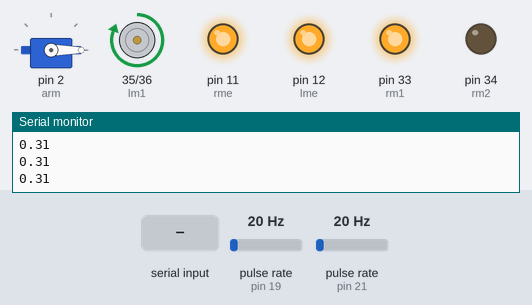
Recording of a sketch running on a simulated Arduino Mega 2560, built with avr-gcc and run on an emulated ATmega2560. Shown: servo, motor-driver pin pairs drawn as motors (green arrow = first pin HIGH = forward, orange = second pin HIGH = backward, longer = more drive), output pins drawn as LEDs (lit = HIGH), the last lines printed to the serial monitor. Wiring (inferred from the names in the program): 2 × pulse sensor: data pin 19 / data pin 21. The inputs (shaded band) are chosen by the test bench; at power-on: pulse rate (sensors on pin 19, pin 21) 20 Hz.

Above: at 1.2 s.
1.3 s: "90,45,200,10\n" received over Serial
At 1.9 s:
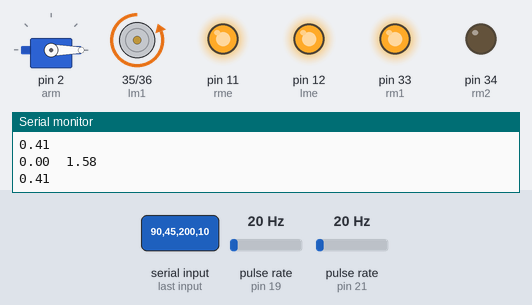
2.9 s: byte 50 ('2') received over Serial
At 3.8 s:
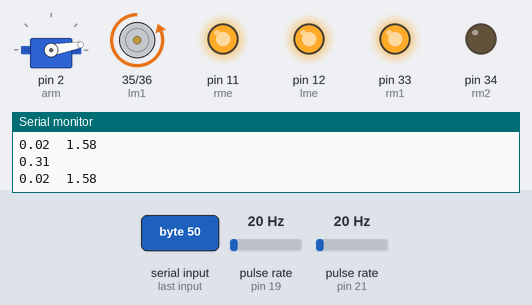
4.4 s: "2\n" received over Serial
At 5.0 s:
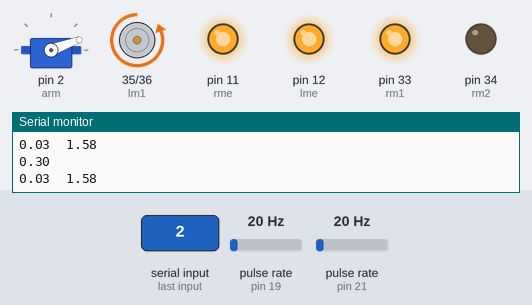
5.9 s: "0\n" received over Serial
At 6.3 s:
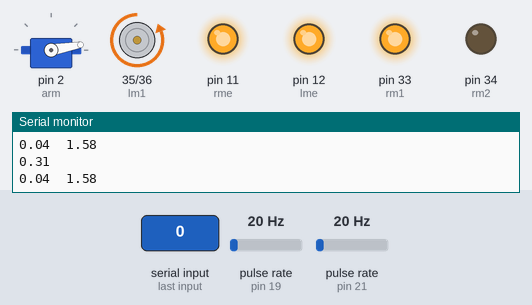
Timing chart, 0 to 8.4 s (numbered marks = the images above; inputs shaded):
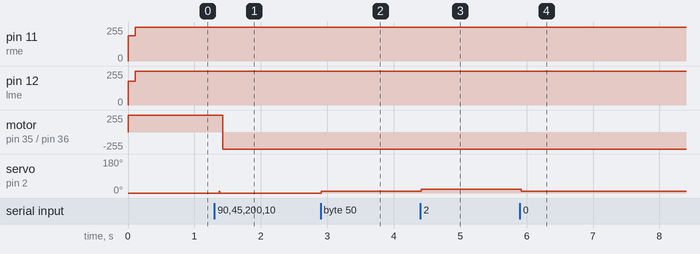

Measured:
- after the input at 1.3 s, motor on pin 35 (lm1) / pin 36 (lm2): forward 255/255 → backward 255/255 after 0.13 s; servo on pin 2 (arm): 0° → 10° after 0.07 s, → 0° 0.01 s later
- after the input at 2.9 s, servo on pin 2 (arm): 0° → 10° at once
- after the input at 4.4 s, servo on pin 2 (arm): 10° → 20° at once
- after the input at 5.9 s, servo on pin 2 (arm): 20° → 10° at once

The sketch:

beebots.ino
```cpp
#include <PID_v1.h>
#include <Arduino.h>
#include <Servo.h>

#define RADIUS 0.036
#define LENGTH 0.325
#define UINT_MAX 4294967295
#define TICKS_PER_REV 3690.0
#define ENCODER_LEFT_PIN 19
#define ENCODER_RIGHT_PIN 21
#define POSITION_COMPUTE_INTERVAL 150
#define SEND_INTERVAL 100
#define TARGET_RPM 150

bool set_;
int rm1 = 33, rm2 = 34, rme = 11, lm1 = 35, lm2 = 36, lme = 12;
int renc = 21, lenc = 19;
double set = 100, lrpm, rrpm;
int lpos, rpos;
double pidRightCorrection, pidLeftCorrection;
volatile unsigned int leftTicks, rightTicks;
double prevX = 0, prevY = 0;
volatile int inChar = 4;
unsigned long prevPositionComputeTime = 0, prevSendTime = 0;
int start = 0;

/*Position control*/
float posX = 0, posY = 0, orientation = 0;
float targetPosX = 0, targetPosY = 0, targetOrientation = 0, finalOrientation = 0;
float currentDistance = 0, targetDistance = 0;

Servo arm;

enum State
{
	IDLE,
	TURNING_TO_FACE_TARGET,
	MOVING_TOWARDS_TARGET
} currentState = IDLE;

/*Control Parameters */
float Kpl = 1, Kil = 9, Kdl = 0.01; ///left
float Kpr = 1, Kir = 8, Kdr = 0.01; //right
float p_el = 0, p_er = 0;
float sm_el = 0, sm_er = 0;
int out_max = 255, out_min = 0;

PID pidRight(&rrpm, &pidRightCorrection, &set, Kpr, Kir, Kdr, DIRECT);
PID pidLeft(&lrpm, &pidLeftCorrection, &set, Kpl, Kil, Kdl, DIRECT);

void pulseLeft() { leftTicks++; }
void pulseRight() { rightTicks++; }

char states[][10] {
	"IDLE",
	"TURNING",
	"MOVING"
};

void configureSET() {
	Serial.println("Enter SET: ");
	while(!Serial.available());
	set = Serial.readString().toFloat();
}

void configureRightPID() {
	Serial.println("Enter KPR: ");
	while(!Serial.available());
	Kpr = Serial.readString().toFloat();

	Serial.println("Enter KDR: ");
	while(!Serial.available());
	Kdr = Serial.readString().toFloat();

	Serial.println("Enter KIR: ");
	while(!Serial.available());
	Kir = Serial.readString().toFloat();

	Serial.print("Setting values: ");
	Serial.print(Kpr);
	Serial.print(", ");
	Serial.print(Kdr);
	Serial.print(", ");
	Serial.print(Kir);
	Serial.print("\n");

	pidRight.SetTunings(Kpr, Kdr, Kir);
}

void configureLeftPID() {
	Serial.println("Enter KPL: ");
	while(!Serial.available());
	Kpl = Serial.readString().toFloat();

	Serial.println("Enter KDL: ");
	while(!Serial.available());
	Kdl = Serial.readString().toFloat();

	Serial.println("Enter KIL: ");
	while(!Serial.available());
	Kil = Serial.readString().toFloat();

	Serial.print("Setting values: ");
	Serial.print(Kpl);
	Serial.print(", ");
	Serial.print(Kdl);
	Serial.print(", ");
	Serial.print(Kil);
	Serial.print("\n");

	pidLeft.SetTunings(Kpl, Kdl, Kil);
}

void setup()
{

	Serial.begin(9600);
	float flusher = 3.14;
	pinMode(rm1, OUTPUT);
	pinMode(rm2, OUTPUT);
	pinMode(rme, OUTPUT);
	pinMode(lm1, OUTPUT);
	pinMode(lm2, OUTPUT);
	pinMode(lme, OUTPUT);
	pinMode(ENCODER_RIGHT_PIN, INPUT);
	pinMode(ENCODER_LEFT_PIN, INPUT);
	attachInterrupt(digitalPinToInterrupt(ENCODER_RIGHT_PIN), pulseRight, RISING);
	attachInterrupt(digitalPinToInterrupt(ENCODER_LEFT_PIN), pulseLeft, RISING);

	// configureRightPID();

	pidRight.SetMode(AUTOMATIC);
	pidLeft.SetMode(AUTOMATIC);

	arm.attach(2);
	arm.write(0);

	forward();
}

void forward()
{
	lpos = rpos = 1;
	digitalWrite(lm1, HIGH);
	digitalWrite(lm2, LOW);
	digitalWrite(rm1, HIGH);
	digitalWrite(rm2, LOW);
}

void reverse()
{
	lpos = rpos = -1;
	digitalWrite(lm2, HIGH);
	digitalWrite(lm1, LOW);
	digitalWrite(rm2, HIGH);
	digitalWrite(rm1, LOW);
}

void leftturn()
{
	lpos = -1;
	rpos = 1;
	digitalWrite(lm2, HIGH);
	digitalWrite(lm1, LOW);
	digitalWrite(rm1, HIGH);
	digitalWrite(rm2, LOW);
}

void rightturn()
{
	rpos = -1;
	lpos = 1;
	digitalWrite(lm1, HIGH);
	digitalWrite(lm2, LOW);
	digitalWrite(rm2, HIGH);
	digitalWrite(rm1, LOW);
}

void brake()
{
	lpos = rpos = 0;
	digitalWrite(lm1, HIGH);
	digitalWrite(lm2, HIGH);
	digitalWrite(rm2, HIGH);
	digitalWrite(rm1, HIGH);
}

unsigned long getElapsedTime(unsigned long prevTime)
{
	unsigned long currentTime = micros();
	if (currentTime < prevTime)
		return UINT_MAX - prevTime + currentTime;
	return currentTime - prevTime;
}

void updatePosition()
{
	float wheelRadius = RADIUS;
	float axleLength = LENGTH;

	static float prevTime = micros();
	float deltaTime = (micros() - prevTime) / 1000000.0f;
	float rpm = (lrpm + rrpm) / 2;

	float distanceTravelled = (lpos + rpos) / 2 * deltaTime * rpm * wheelRadius * 2 * PI;
	float angleTurned = (rpos - lpos) / 2 * deltaTime * rpm * 2 * PI / 60;
	float angle = angleTurned * wheelRadius * 2 / axleLength;
	currentDistance += distanceTravelled;

	orientation += angle;
	if (orientation > 2 * PI)
		orientation -= 2 * PI;
	else if (orientation < 0)
		orientation += 2 * PI;
	posX += cos(orientation) * distanceTravelled;
	posY += sin(orientation) * distanceTravelled;

	prevTime = micros();
}

void printPosition()
{
	Serial.print(states[currentState]);
	Serial.print(":\t");
	Serial.print(posX);
	Serial.print("\t");
	Serial.print(posY);
	Serial.print("\t");
	Serial.println(orientation * 180 / PI);
}

void findAngle()
{
	targetOrientation = atan((targetPosY - posY) / (targetPosX - posX));

	if ((targetPosY - posY) == 0) //X-Axis
	{
		if (targetPosX - posX > 0)
			targetOrientation = 0;
		else
			targetOrientation = PI;
	}
	else if ((targetPosX - posX) == 0) //Y-Axis
	{
		if (targetPosY - posY > 0)
			targetOrientation = PI/2;
		else
			targetOrientation = 0.75 * PI;
	}
	else if (((targetPosY - posY) > 0) && ((targetPosX - posX) > 0)) // 1st QUADRANT
		targetOrientation = targetOrientation;
	else if (((targetPosY - posY) > 0) && ((targetPosX - posX) < 0)) // 2nd QUADRANT
		targetOrientation += PI;
	else if (((targetPosY - posY) < 0) && ((targetPosX - posX) < 0)) // 3rd QUADRANT
		targetOrientation += PI;
	else if (((targetPosY - posY) < 0) && ((targetPosX - posX) > 0)) // 4th QUADRANT
		targetOrientation += 2 * PI;

	if (targetOrientation > 2 * PI)
		targetOrientation -= 2 * PI;

	if (targetOrientation < 0)
		targetOrientation += 2 * PI;
}

void setTarget(float x, float y, float o)
{
	targetPosX = x;
	targetPosY = y;
	finalOrientation = o;
	findAngle();
	targetDistance = distanceToTarget();
	currentDistance = 0;

	currentState = TURNING_TO_FACE_TARGET;
}

void computeRPM()
{
	static unsigned long prevTime = millis();
	float elapsedTime = (millis() - prevTime) / 1000.0f;
	if (elapsedTime > 0)
	{
		lrpm = leftTicks * 60.0f / (TICKS_PER_REV * elapsedTime);
		rrpm = rightTicks * 60.0f / (TICKS_PER_REV * elapsedTime);
	}

	prevTime = millis();
	leftTicks = 0;
	rightTicks = 0;
}

float distanceToTarget() {
	return sqrt(square(posY - targetPosY) - square(posX - targetPosX));
}

void loop()
{
	pidRight.Compute();
	pidLeft.Compute();

	pidRightCorrection = round(pidRightCorrection);
	pidLeftCorrection = round(pidLeftCorrection);

	analogWrite(lme, pidRightCorrection);
	analogWrite(rme, pidLeftCorrection);

	if (millis() - prevPositionComputeTime > POSITION_COMPUTE_INTERVAL)
	{
		computeRPM();
		prevPositionComputeTime = millis();
	}

	updatePosition();
	//printPosition();


	switch (currentState)
	{
	case TURNING_TO_FACE_TARGET:

		Serial.print(orientation);
		Serial.print("\t");
		Serial.println(targetOrientation);

		if (abs(orientation - targetOrientation) > 0.1)
		{
			leftturn();
		}
		else {
			brake();
			currentState = MOVING_TOWARDS_TARGET;
		}
		break;
	case MOVING_TOWARDS_TARGET:
		if (currentDistance < targetDistance) {
			forward();
		}
		else {
			brake();
			currentState = IDLE;
		}
		break;
	}

	static int angle = 0;

	if (Serial.available()) {
		char c = Serial.read();
		switch(c) {
			case '1':
				setTarget(0, 10, PI/2);
			break;
			case '0':
				angle = max(angle-10, 0);
				arm.write(angle);
			break;
			case '2':
				angle = min(angle+10, 180);
				arm.write(angle);
			break;
		}
	}

	// Serial.print("lrpm: ");
	// Serial.print(lrpm);
	// Serial.print("\t\t");
	// Serial.print("rrpm: ");
	// Serial.print(rrpm);

	// Serial.print("\t");
	// Serial.print(leftTicks);
	// Serial.print("\t");
	// Serial.println(pidRightCorrection);
	// Serial.println(angle);

	//Serial.print(states[currentState]);
	//Serial.print("\t");
	//Serial.print(orientation);
	//Serial.print("/");
	//Serial.print(targetOrientation);
	//Serial.print("\t");
	//Serial.print(currentDistance);
	//Serial.print("/");
	//Serial.print(targetDistance);
	//Serial.print("\n");
	Serial.println((lrpm + rrpm)/2);

	delay(10);
}
```

Motor.cpp
```cpp
#include "Motor.h"
#include <Arduino.h>


Motor::Motor(void(*fun)(),void(*fun2)())
{
    pinMode(leftFront, OUTPUT);
    pinMode(leftBack, OUTPUT);
    pinMode(leftSpeed, OUTPUT);

    pinMode(rightFront, OUTPUT);
    pinMode(rightBack, OUTPUT);
    pinMode(rightSpeed, OUTPUT);

    pinMode(leftencoder,INPUT);
    pinMode(rightencoder,INPUT);

    attachinterrupt(fun,fun2);
}

void Motor::attachinterrupt(void(*fun)(),void(*fun2)())
{
    attachInterrupt(digitalPinToInterrupt(leftencoder), fun, RISING);
	attachInterrupt(digitalPinToInterrupt(rightencoder), fun2, RISING);
}

void Motor::reverse()
{
    lpos = rpos = BACK;
	digitalWrite(leftBack, HIGH);
	digitalWrite(leftFront, LOW);
	digitalWrite(rightBack, HIGH);
	digitalWrite(rightFront, LOW);

}

void Motor::forward()
{
	lpos = rpos = FRONT;
	digitalWrite(leftFront, HIGH);
	digitalWrite(leftBack, LOW);
	digitalWrite(rightFront, HIGH);
	digitalWrite(rightBack, LOW);
}

void Motor::leftturn()
{
    lpos=BACK;
    rpos=FRONT;
    digitalWrite(leftBack,HIGH);
    digitalWrite(leftFront,LOW);
    digitalWrite(rightFront,HIGH);
    digitalWrite(rightBack,LOW);
}

void Motor::rightturn()
{
    lpos=FRONT;
    rpos=BACK;
    digitalWrite(leftFront,HIGH);
    digitalWrite(leftBack,LOW);
    digitalWrite(rightBack,HIGH);
    digitalWrite(rightFront,LOW);
}

void Motor::brake()
{
    lpos=STOP;
    rpos=STOP;
    digitalWrite(leftFront,HIGH);
    digitalWrite(leftBack,HIGH);
    digitalWrite(rightBack,HIGH);
    digitalWrite(rightFront,HIGH);

}

void Motor::incrementleftticks()
{
    leftTicks++;
}

void Motor::incrementrightticks()
{
    righTicks++;
}

void Motor::setleftspeed(int left)
{
    analogWrite(leftSpeed,left);
}

void Motor::setrightspeed(int right)
{
    analogWrite(rightSpeed,right);
}

void Motor::computeRPM()
{
    static unsigned long prevTime = millis();
    float elapsedTime = (millis() - prevTime) / 1000.0f;
    if (elapsedTime>0)
    {
        lrpm = leftTicks * 60.0f / (TICKS_PER_REV * elapsedTime);
        rrpm = righTicks * 60.0f / (TICKS_PER_REV * elapsedTime);

    }

    prevTime = millis();
    leftTicks = 0;
    righTicks = 0;
}
```

Motor.h
```cpp
#ifndef MOTOR_DRIVER_INTERFACE_H
#define MOTOR_DRIVER_INTERFACE_H

#include <stdint.h>

//change A with B to swap left and right motors
#define LEFTMOTOR_B

class Motor {
    //pin definitions
    typedef int pin;

    //const pin STBY = 13;
    const pin PWMA = 11;
    const pin AIN2 = 34;
    const pin AIN1 = 33;
    const pin BIN1 = 35;
    const pin BIN2 = 36;
    const pin PWMB = 12;
    const pin RENC = 18;
    const pin LENC = 19;


    const float TICKS_PER_REV = 3690.0;

    //bool enabled;

#ifdef LEFTMOTOR_A
    const pin &leftFront = AIN1;
    const pin &rightFront = BIN1;

    const pin &leftBack = AIN2;
    const pin &rightBack = BIN2;

    const pin &leftSpeed = PWMA;
    const pin &rightSpeed = PWMB;
    const pin &leftencoder = LENC;
    const pin &rightencoder = RENC;
#else
    const pin &leftFront = BIN1;
    const pin &rightFront = AIN1;

    const pin &leftBack = BIN2;
    const pin &rightBack = AIN2;

    const pin &leftSpeed = PWMB;
    const pin &rightSpeed = PWMA;
    const pin &leftencoder = RENC;
    const pin &rightencoder = LENC;
#endif

public:
    float lrpm;
    float rrpm;
    volatile unsigned leftTicks;
    volatile unsigned righTicks;
    enum Direction {STOP=0,FRONT=1,BACK=-1};

    Direction lpos = STOP;
    Direction rpos = STOP;

    Motor(void(*fun)(), void(*fun2)());
    //void setup();
    void forward();
    void reverse();
    void leftturn();
    void rightturn();
    void brake();
    void computeRPM();
    void incrementleftticks();
    void incrementrightticks();
    void setleftspeed(int);
    void setrightspeed(int);
    void attachinterrupt(void(*fun)(), void(*fun2)());

};

#endif
```

PID.cpp
```cpp
#include <PID_v1.h>
#include "PID.h"

Pid::Pid(float kpl,float kil,float kdl,float kpr,float kir,float kdr,double set_rpm,double *rrpm,double *lrpm):
pidright(rrpm,&pidRightCorrection,&set_rpm,kpr,kir,kdr,DIRECT),
pidleft(lrpm,&pidLeftCorrection,&set_rpm,kpl,kil,kdl,0)
{

    Set_rpm = set_rpm ;


    pidright.SetMode(AUTOMATIC);
    pidleft.SetMode(AUTOMATIC);


}

double Pid::pid_left()
{
    return pidLeftCorrection;
}

double Pid::pid_right()
{
    return pidRightCorrection;
}

void Pid::pid_set_left(float Kpl,float Kil,float Kdl)
{
    pidright.SetTunings(Kpl,Kil,Kdl);
}

void Pid::pid_set_right(float Kpr,float Kir,float Kdr)
{
    pidright.SetTunings(Kpr,Kir,Kdr);
}

void Pid::set_motor_rpm(double rpm)
{
    Set_rpm = rpm;

}

void Pid::compute() {
    pidright.Compute();
    pidleft.Compute();
}
```

PID.h
```cpp
#pragma once

#include <PID_v1.h>

class Pid
{

    double Set_rpm ;
    double pidRightCorrection,pidLeftCorrection;
    PID pidright;
    PID pidleft;

    public :
    Pid(float Kpl=1,float Kil=9,float Kdl=0.01,float Kpr=1,float Kir=8,float Kdr=0.01,double set_rpm=100.0,double *rrpm = 0,double *lrpm = 0);


    //void pid_init();

    double pid_right();
    double pid_left();
    void pid_set_right(float kpl,float kil,float kdl);
    void pid_set_left(float kpr,float kir,float kdr);
    void set_motor_rpm(double rpm);
    void compute();
};
```

robot.cpp
```cpp
#include "robot.h"
#include <Arduino.h>

#define POSITION_COMPUTE_INTERVAL 150

robot::robot(void(*fun)(),void(*fun2)()):
motor(fun,fun2)
{
    float posX = 0 , posY = 0  , orientation = 0  ;
    float targetPosX = 0  , targetPosY = 0  , targetOrientation = 0  , finalOrientation = 0;
    float currentDistance  = 0, targetDistance  = 0 ;

    arm.attach(2);
    arm.write(0);
}

void robot::updatePosition()
{
    float wheelRadius = radius;
	float axleLength = length;

	static float prevTime = micros();
	float deltaTime = (micros() - prevTime) / 1000000.0f;
	float rpm = (motor.lrpm + motor.rrpm) / 2;

	float distanceTravelled = (motor.lpos + motor.rpos) / 2 * deltaTime * rpm * wheelRadius * 2 * PI;
	float angleTurned = (motor.rpos - motor.lpos) / 2 * deltaTime * rpm * 2 * PI / 60;
	float angle = angleTurned * wheelRadius * 2 / axleLength;
	currentDistance += distanceTravelled;

	orientation += angle;
	if (orientation > 2 * PI)
		orientation -= 2 * PI;
	else if (orientation < 0)
		orientation += 2 * PI;
	posX += cos(orientation) * distanceTravelled;
	posY += sin(orientation) * distanceTravelled;

	prevTime = micros();
}

void robot::findAngle()
{
	targetOrientation = atan((targetPosY - posY) / (targetPosX - posX));

	if ((targetPosY - posY) == 0) //X-Axis
	{
		if (targetPosX - posX > 0)
			targetOrientation = 0;
		else
			targetOrientation = PI;
	}
	else if ((targetPosX - posX) == 0) //Y-Axis
	{
		if (targetPosY - posY > 0)
			targetOrientation = PI/2;
		else
			targetOrientation = 0.75 * PI;
	}
	else if (((targetPosY - posY) > 0) && ((targetPosX - posX) > 0)) // 1st QUADRANT
		targetOrientation = targetOrientation;
	else if (((targetPosY - posY) > 0) && ((targetPosX - posX) < 0)) // 2nd QUADRANT
		targetOrientation += PI;
	else if (((targetPosY - posY) < 0) && ((targetPosX - posX) < 0)) // 3rd QUADRANT
		targetOrientation += PI;
	else if (((targetPosY - posY) < 0) && ((targetPosX - posX) > 0)) // 4th QUADRANT
		targetOrientation += 2 * PI;

	if (targetOrientation > 2 * PI)
		targetOrientation -= 2 * PI;

	if (targetOrientation < 0)
		targetOrientation += 2 * PI;
}

void robot::setTarget(float x, float y, float o)
{
	targetPosX = x;
	targetPosY = y;
	finalOrientation = o;
	findAngle();
	targetDistance = distanceToTarget();
	currentDistance = 0;

	currentState = TURNING_TO_FACE_TARGET;
}

float robot::distanceToTarget() {
	return sqrt(square(posY - targetPosY) - square(posX - targetPosX));
}

void robot::control() {
    pid.compute();

    motor.setleftspeed(pid.pid_left());
    motor.setrightspeed(pid.pid_right());

    static unsigned long prevComputeTime = millis();
    if (millis() - prevComputeTime > POSITION_COMPUTE_INTERVAL)
	{
		motor.computeRPM();
		prevComputeTime = millis();
	}

    updatePosition();

    switch (currentState)
	{
	case TURNING_TO_FACE_TARGET:

		Serial.print(orientation);
		Serial.print("\t");
		Serial.println(targetOrientation);

		if (abs(orientation - targetOrientation) > 0.1)
		{
			motor.leftturn();
		}
		else {
			motor.brake();
			currentState = MOVING_TOWARDS_TARGET;
		}
		break;
	case MOVING_TOWARDS_TARGET:
		if (currentDistance < targetDistance) {
			motor.forward();
		}
		else {
			motor.brake();
			currentState = IDLE;
		}
		break;
	}

	static int angle = 0;

	if (Serial.available()) {
		char c = Serial.read();
		switch(c) {
			case '1':
				setTarget(0, 10, PI/2);
			break;
			case 's':
				angle = max(angle-10, 0);
				arm.write(angle);

    Serial.println(angle);
			break;
			case 'a':
				angle = min(angle+10, 180);
				arm.write(angle);

    Serial.println(angle);
			break;
            case 'f':
                motor.forward();
                break;
		}
	}
    Serial.print(motor.lrpm);
    Serial.print("\t");
    Serial.print(motor.rrpm);
    Serial.print("\t");
    Serial.print(pid.pid_left());
    Serial.print("\t");
    Serial.println(pid.pid_right());

    delay(10);
}
```

robot.h
```cpp
#pragma once

#include "Motor.h"
#include "PID.h"

#include <Servo.h>

class robot
{
    const float radius = 0.036;
    const float length = 0.325;
    float posX , posY , orientation ;
    float targetPosX , targetPosY , targetOrientation , finalOrientation ;
    float currentDistance , targetDistance ;
    enum State
    {
        IDLE,
        TURNING_TO_FACE_TARGET,
        MOVING_TOWARDS_TARGET
    } currentState ;

    public :
    robot(void(*fun)(),void(*fun2)());
    Motor motor;
    Pid pid;
    Servo arm;


    void updatePosition();
    void findAngle();
    void setTarget(float x,float y,float o);
    float distanceToTarget();
    void  control();
};
```
